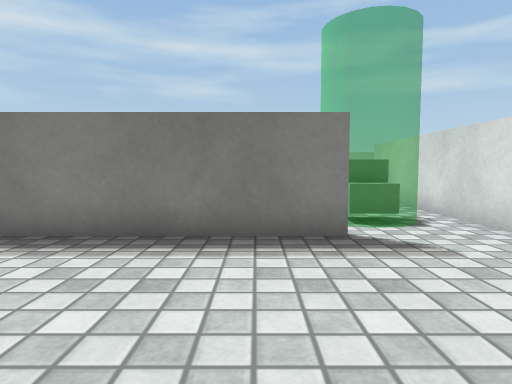
View 1 (above)

17 first-person views from a walk through a 3-D level made in the Unity game engine. The camera is 0.55 m above the floor, tilts 4° down and sees 75° across. The floor is counted in squares, 0.5 m on a side. Each view is taken from the middle of a square. On the plan, view 1 faces up. The plan holds only what a view shows up to about 13 squares ahead; the rest is blank. The player character is not drawn. Surface patterns are stand-ins for the level's own textures.

View 2
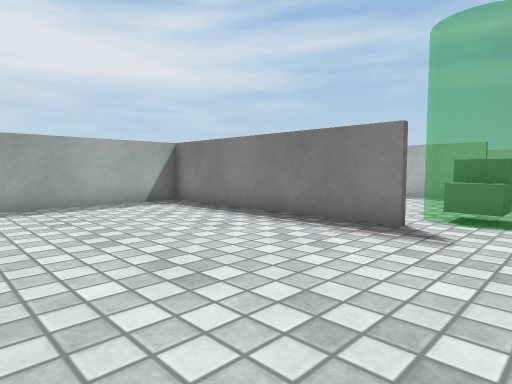

View 3
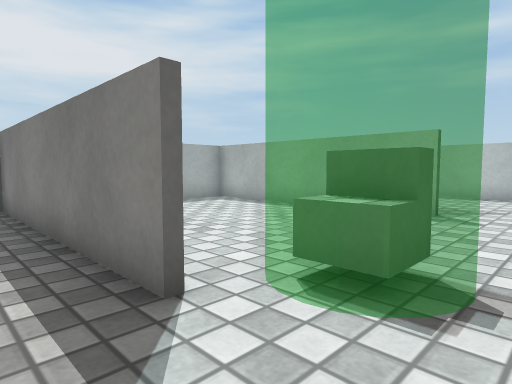

View 4
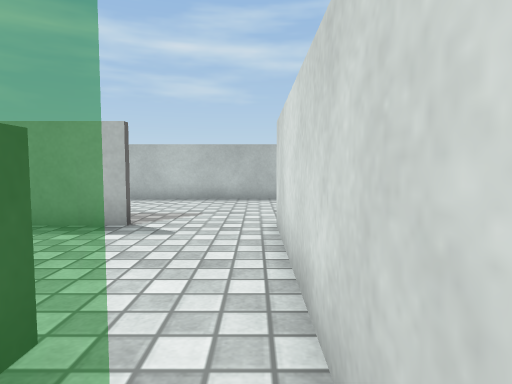

View 5
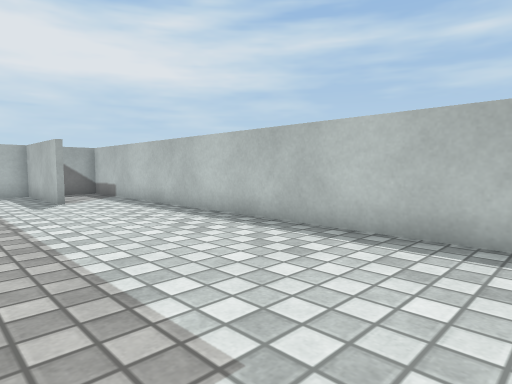

View 6
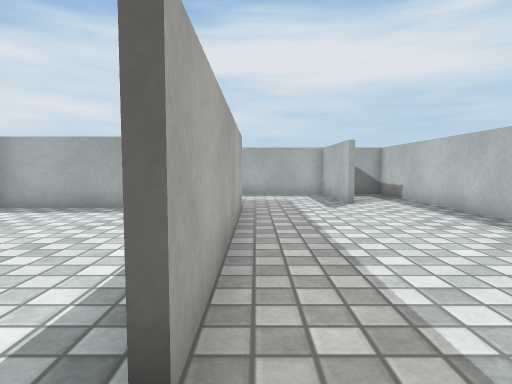

View 7
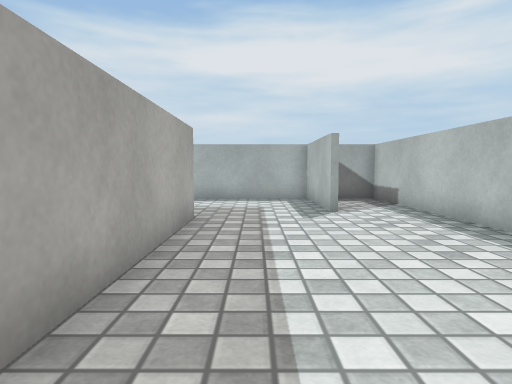

View 8
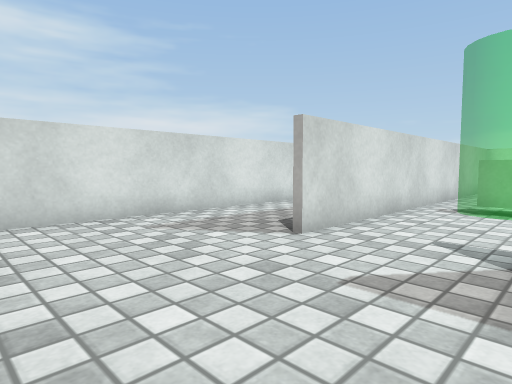

View 9
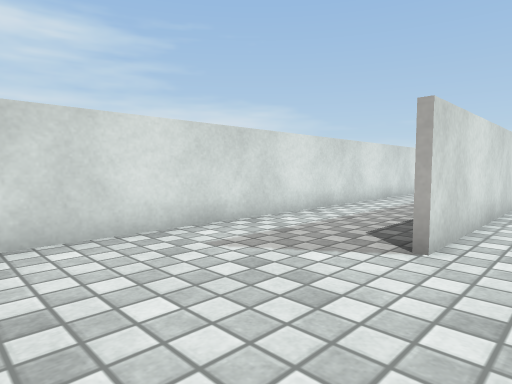

View 10
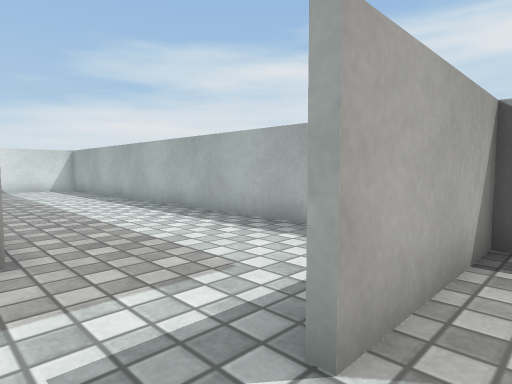

View 11
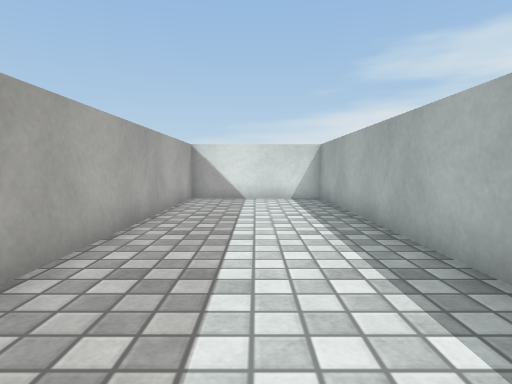

View 12
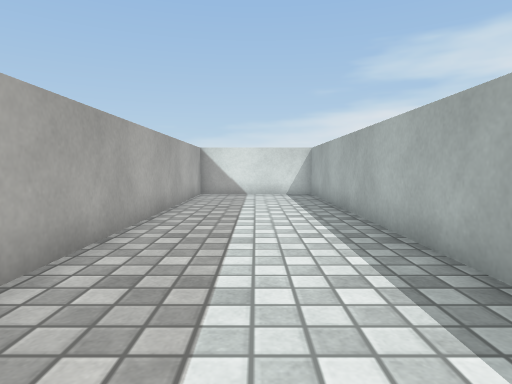

View 13
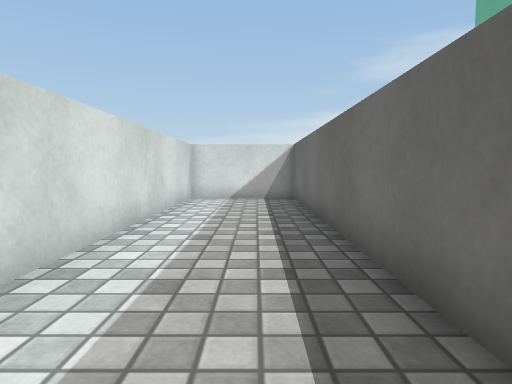

View 14
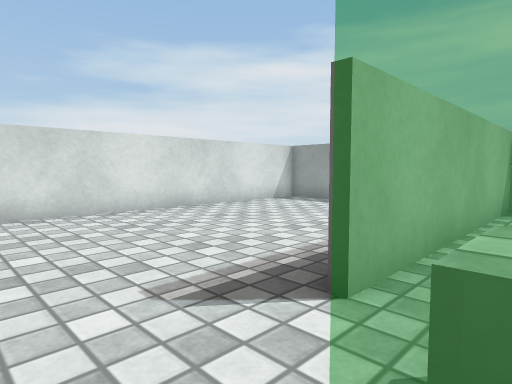

View 15
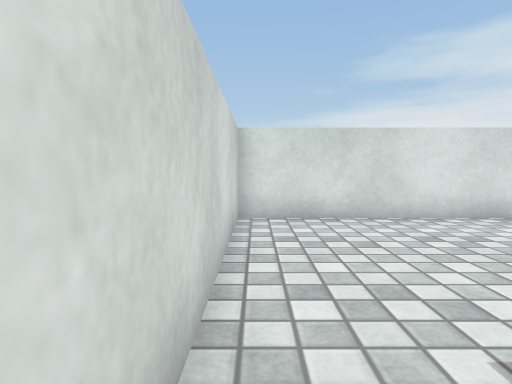

View 16
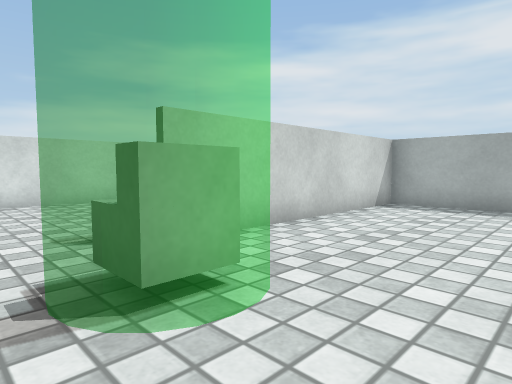

View 17
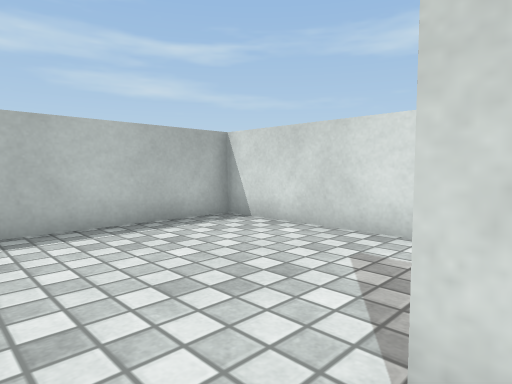

### Floor plan
Points are (right, up) in squares from view 1. A wall is a line through its corners. A room is listed if a view was taken in it or the views show most of it. See-through windows are left out.
Room 1 (views 1, 2, 3, 4, 5, 6, 7, 8, 9, 10, 11, 12, 13, 14, 15, 16, 17)
walls: (1.6, 12.4) (-6.1, 12.4); (1.6, 5.4) (-6.5, 5.4); (4.6, 9.2) (4.6, -1.4); (-6.4, 12.1) (-6.4, -1.1); (-6.5, 5.6) (1.5, 5.6); (-6.6, 12.6) (1.5, 12.6); (-7.5, 15.9) (-11.5, 15.9); (4.4, -1.2) (4.4, 12.5); (-6.1, -1.4) (8.4, -1.4) (8.4, 18.4) (-11.4, 18.4) (-11.4, -1.4) (-6.6, -1.4) (-6.6, 10); (-11.5, 16.1) (-7.5, 16.1)
objects: other object (2, 6) to (3, 8)

Positions as (right, up) in squares from view 1, and headings:
1: (0, 0), facing up
2: (4, -1), facing up-left
3: (4, 4), facing up-left
4: (4, 6), facing up
5: (4, 13), facing up-left
6: (3, 13), facing left
7: (1, 14), facing left
8: (1, 17), facing down-right
9: (3, 17), facing down-right
10: (-6, 17), facing down-left
11: (-9, 11), facing down
12: (-9, 13), facing down
13: (6, 11), facing down
14: (4, 7), facing down-left
15: (4, 6), facing down
16: (4, 10), facing down-left
17: (3, 12), facing up-right
